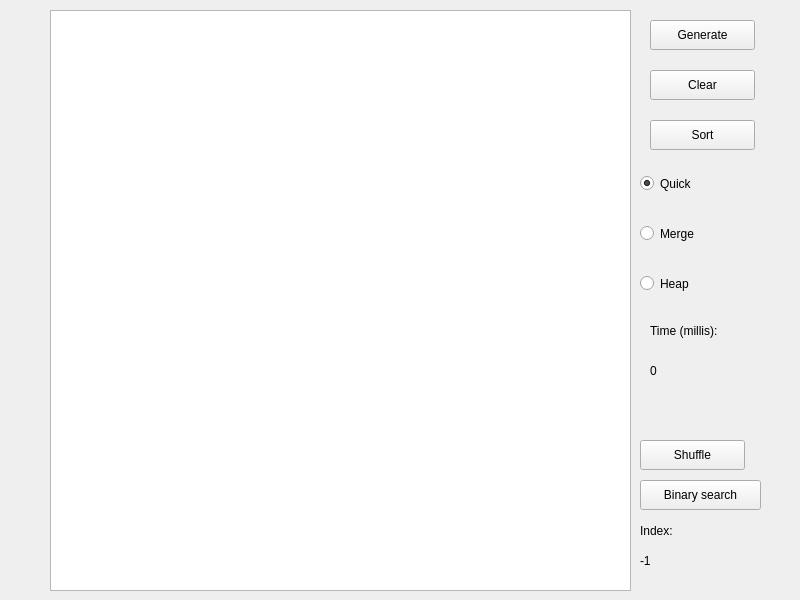
<?xml version="1.0" encoding="UTF-8"?>
<ui version="4.0">
 <class>Widget</class>
 <widget class="QWidget" name="Widget">
  <property name="geometry">
   <rect>
    <x>0</x>
    <y>0</y>
    <width>800</width>
    <height>600</height>
   </rect>
  </property>
  <property name="windowTitle">
   <string>Widget</string>
  </property>
  <widget class="QListWidget" name="listWidget">
   <property name="geometry">
    <rect>
     <x>50</x>
     <y>10</y>
     <width>581</width>
     <height>581</height>
    </rect>
   </property>
  </widget>
  <widget class="QPushButton" name="clearPushButton">
   <property name="geometry">
    <rect>
     <x>650</x>
     <y>70</y>
     <width>105</width>
     <height>30</height>
    </rect>
   </property>
   <property name="text">
    <string>Clear</string>
   </property>
  </widget>
  <widget class="QPushButton" name="addPushButton">
   <property name="geometry">
    <rect>
     <x>650</x>
     <y>20</y>
     <width>105</width>
     <height>30</height>
    </rect>
   </property>
   <property name="text">
    <string>Generate</string>
   </property>
  </widget>
  <widget class="QPushButton" name="pushButton">
   <property name="geometry">
    <rect>
     <x>650</x>
     <y>120</y>
     <width>105</width>
     <height>30</height>
    </rect>
   </property>
   <property name="text">
    <string>Sort</string>
   </property>
  </widget>
  <widget class="QRadioButton" name="quickRadioButton">
   <property name="geometry">
    <rect>
     <x>640</x>
     <y>170</y>
     <width>132</width>
     <height>27</height>
    </rect>
   </property>
   <property name="text">
    <string>Quick</string>
   </property>
   <property name="checked">
    <bool>true</bool>
   </property>
  </widget>
  <widget class="QRadioButton" name="mergeRadioButton">
   <property name="geometry">
    <rect>
     <x>640</x>
     <y>220</y>
     <width>132</width>
     <height>27</height>
    </rect>
   </property>
   <property name="text">
    <string>Merge</string>
   </property>
  </widget>
  <widget class="QRadioButton" name="hepRadioButton">
   <property name="geometry">
    <rect>
     <x>640</x>
     <y>270</y>
     <width>132</width>
     <height>27</height>
    </rect>
   </property>
   <property name="text">
    <string>Heap</string>
   </property>
  </widget>
  <widget class="QLabel" name="label">
   <property name="geometry">
    <rect>
     <x>650</x>
     <y>320</y>
     <width>121</width>
     <height>21</height>
    </rect>
   </property>
   <property name="text">
    <string>Time (millis):</string>
   </property>
  </widget>
  <widget class="QLabel" name="timeLabel">
   <property name="geometry">
    <rect>
     <x>650</x>
     <y>360</y>
     <width>111</width>
     <height>21</height>
    </rect>
   </property>
   <property name="text">
    <string>0</string>
   </property>
  </widget>
  <widget class="QPushButton" name="shufflePushButton">
   <property name="geometry">
    <rect>
     <x>640</x>
     <y>440</y>
     <width>105</width>
     <height>30</height>
    </rect>
   </property>
   <property name="text">
    <string>Shuffle</string>
   </property>
  </widget>
  <widget class="QPushButton" name="searchButton">
   <property name="geometry">
    <rect>
     <x>640</x>
     <y>480</y>
     <width>121</width>
     <height>30</height>
    </rect>
   </property>
   <property name="text">
    <string>Binary search</string>
   </property>
  </widget>
  <widget class="QLabel" name="label_2">
   <property name="geometry">
    <rect>
     <x>640</x>
     <y>520</y>
     <width>79</width>
     <height>21</height>
    </rect>
   </property>
   <property name="text">
    <string>Index:</string>
   </property>
  </widget>
  <widget class="QLabel" name="searchLabel">
   <property name="geometry">
    <rect>
     <x>640</x>
     <y>550</y>
     <width>79</width>
     <height>21</height>
    </rect>
   </property>
   <property name="text">
    <string>-1</string>
   </property>
  </widget>
 </widget>
 <resources/>
 <connections/>
</ui>
